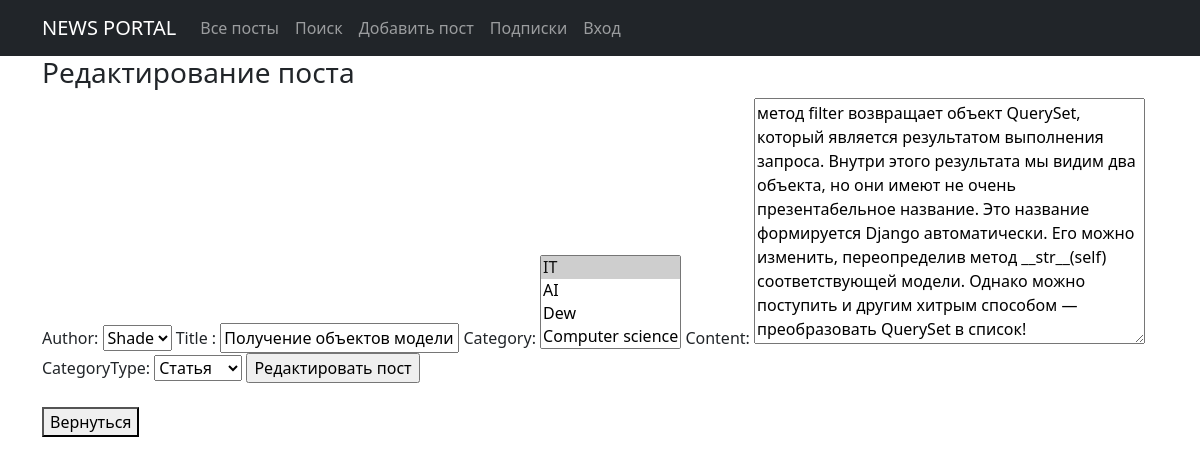
/portal/update/1 (signed in), run on the app's committed database.
### portal/models.py (models this page shows, shortened)
class Post(models.Model):
    author = models.ForeignKey(Author, on_delete=models.CASCADE)
    NEWS = 'Новость'
    ARTICLE = 'Статья'
    CATEGORIES = [
        (NEWS, 'Новость'),
        (ARTICLE, 'Статья')
    ]
    categoryType = models.CharField(max_length=10,
                                     choices=CATEGORIES,
                                     default=ARTICLE)
    category = models.ManyToManyField(Category, through='PostCategory')
    publicationDate = models.DateTimeField('Publication date ', auto_now_add=True)
    postTitle = models.CharField('Title ', max_length=128)
    postContent = models.TextField('Content')
    rating = models.SmallIntegerField("рейтинг статьи/новости", default=0)

### portal/views.py (the view, shortened to what this page needs)
# urls.py: path('update/<int:pk>', PostUpdateView.as_view(), name='post_update'),
class PostUpdateView(PermissionRequiredMixin, UpdateView):
    model = Post
    template_name = 'post/post_update.html'
    form_class = PostForm
    raise_exception = True
    permission_required = ('portal.change_post')
    def get_object(self, **kwargs):
        id = self.kwargs.get('pk')
        return Post.objects.get(pk=id)
    def get_context_data(self, **kwargs) -> dict:
        context = super().get_context_data(**kwargs)
        context['page_title'] = "Редактировать статью"
        return context

### portal/forms.py
class PostForm(ModelForm):
    class Meta:
        model = Post
        fields = ['author', 'postTitle', 'category', 'postContent', 'categoryType',
                  ]

### portal/models.py (called while the page is built)
    def __str__(self):
        return f'{self.authorUser.username}'

    def __str__(self):
        return f'{self.categoryName}'

### templates/post/post_update.html (shortened to what this page needs)
{% extends 'flatpages/default.html' %}
{% block content %}
<h3>Редактирование поста</h3>
<form method="POST">
    {{ form }}
    <input type="submit" value="Редактировать пост">
</form>
<br>
<button> <a class="nav-link" href="/portal/">Вернуться</a> </button>
{% endblock content %}

### data on the page
Post: author "Shade", postTitle "Получение объектов модели", postContent "метод filter возвращает объект QuerySet, который является результатом выполнения запроса. Внутри этого результата мы видим два объекта, но они имеют не очень презентабельное название. Это название формируется Django автоматически. Его можно изменить, переопределив метод __str__(self) соответствующей модели. Однако можно поступить и другим хитрым способом — преобразовать QuerySet в список!", categoryType "Статья"
